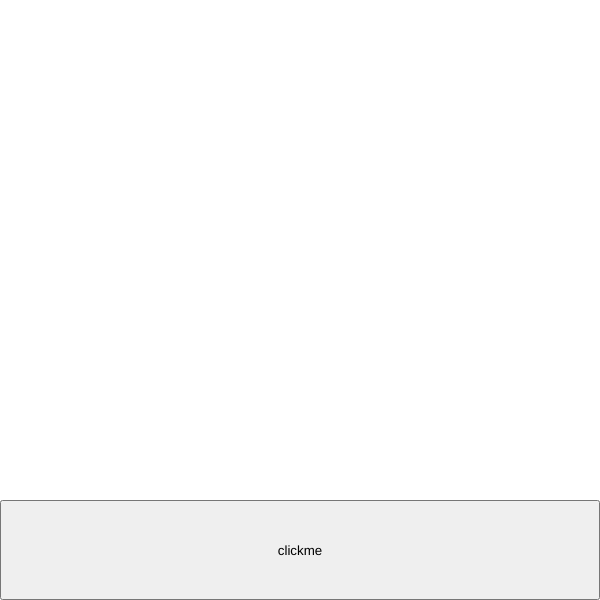
Frame 1 (no input)
Frame 60 (no input): identical to frame 1, image omitted
Frame 120 (the mouse pressed at the canvas centre since frame 60): identical to frame 1, image omitted

The p5.js sketch that drew this single still picture (run headless with seeded random() and noise() and a simulated clock; from frame 60 on, the mouse is pressed at the canvas centre):

// p5.js sketch
// ── sketch.js

let button

function setup(){
createCanvas(600,600);
const container = select("main");
button = createButton ('clickme');
button.position(0,500);
button.parent(container);
button.size(600,100);
button.mousePressed(createCircle);
}

function draw(){

}
function createCircle(){ 
    fill(random(255),random(255),random(255));
    ellipse(random(600),random(600),random(600),random(600))

}
